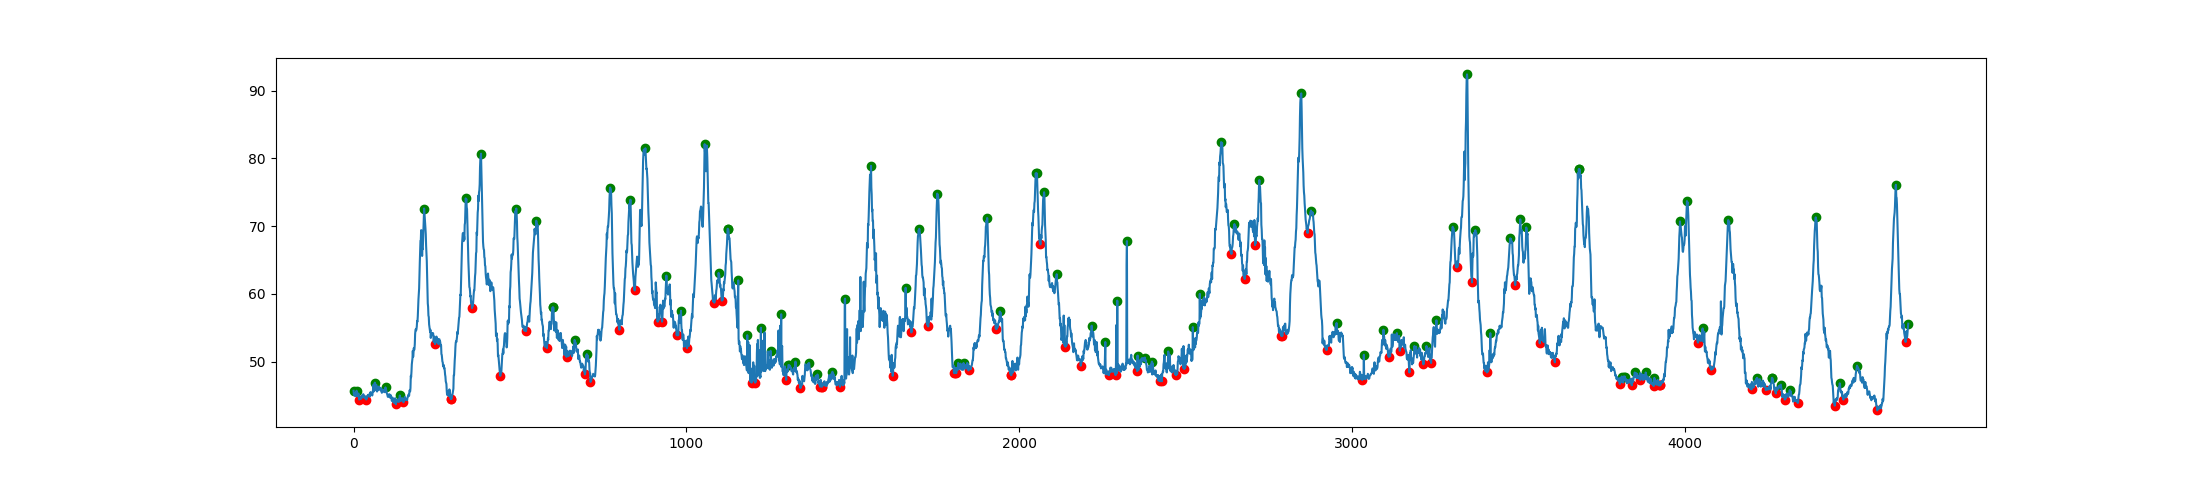

Reproduce this figure in Python.
# Logic to find local minima and maxima in relevant dataset


# import necessary libraries
import numpy as np
import matplotlib.pyplot as plt
import pandas as pd
from scipy.signal import argrelextrema

# Read in traffic data from CSV file

df1 = pd.read_csv(r'C:\Users\janis.alltag\OneDrive - Basler & Hofmann\Desktop\Projekte\Albispass_COde\TimeSync\NoiseTime.csv', sep=';')

# just to test whether format is right:
print(df1["Laeq"])


# Find local peaks

n = 16  # variable for number of points to be checked before and after - I chose 16 values: each step = 125ms, therefore 16 = 2s.

df1['min'] = df1.iloc[argrelextrema(df1.Laeq.values, np.less_equal,
                    order=n)[0]]['Laeq']
df1['max'] = df1.iloc[argrelextrema(df1.Laeq.values, np.greater_equal,
                    order=n)[0]]['Laeq']

# Plot results

plt.scatter(df1.index, df1['min'], c='r')
plt.scatter(df1.index, df1['max'], c='g')
plt.plot(df1['Laeq'])
plt.show()
